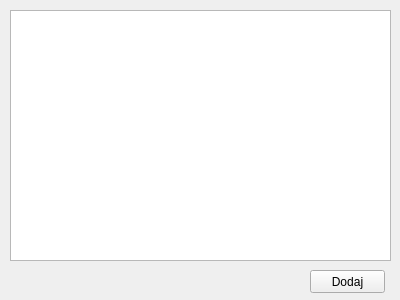
<?xml version="1.0" encoding="UTF-8"?>
<ui version="4.0">
 <class>poradnie</class>
 <widget class="QWidget" name="poradnie">
  <property name="geometry">
   <rect>
    <x>0</x>
    <y>0</y>
    <width>400</width>
    <height>300</height>
   </rect>
  </property>
  <property name="windowTitle">
   <string>Poradnie</string>
  </property>
  <widget class="QTableWidget" name="tPoradnie">
   <property name="geometry">
    <rect>
     <x>10</x>
     <y>10</y>
     <width>381</width>
     <height>251</height>
    </rect>
   </property>
   <property name="editTriggers">
    <set>QAbstractItemView::NoEditTriggers</set>
   </property>
   <property name="selectionBehavior">
    <enum>QAbstractItemView::SelectRows</enum>
   </property>
   <attribute name="verticalHeaderMinimumSectionSize">
    <number>18</number>
   </attribute>
   <attribute name="verticalHeaderDefaultSectionSize">
    <number>21</number>
   </attribute>
  </widget>
  <widget class="QPushButton" name="btnDodaj">
   <property name="geometry">
    <rect>
     <x>310</x>
     <y>270</y>
     <width>75</width>
     <height>23</height>
    </rect>
   </property>
   <property name="text">
    <string>Dodaj</string>
   </property>
   <property name="icon">
    <iconset resource="icons.qrc">
     <normaloff>:/icon/icons/add.png</normaloff>:/icon/icons/add.png</iconset>
   </property>
  </widget>
 </widget>
 <resources>
  <include location="icons.qrc"/>
 </resources>
 <connections/>
</ui>
